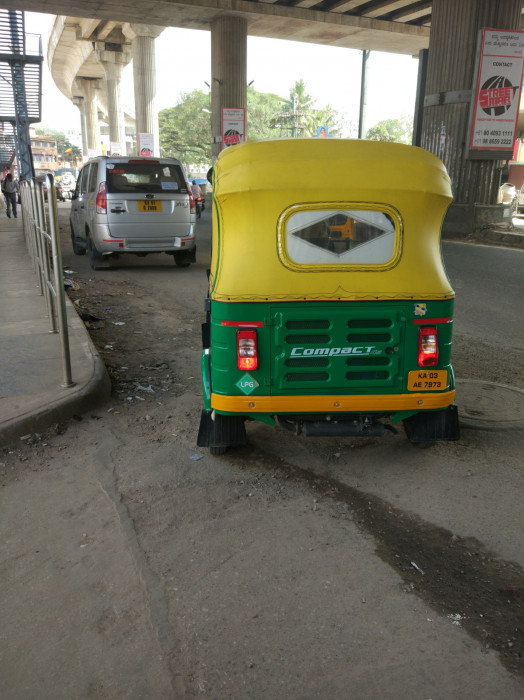
#> input picture sample/19.jpg, 524 x 700 px, given in place of test.png, which was not available
$ jupyter execute --allow-errors Untitled0.ipynb   (older library calls are emulated)
#> lines starting #> are read from the running program, lines starting #| are printed output that depends on the picture; pictures that were not available may be replaced by others from this repository, and a replacement may not be noted
[cell 1]
from google.colab import files

uploaded = files.upload()
#> the answer given: 19.jpg

for fn in uploaded.keys():
  print('User uploaded file "{name}" with length {length} bytes'.format(
      name=fn, length=len(uploaded[fn])))

[cell 2]
import numpy as np
import cv2
from matplotlib import pyplot as plt

[cell 3]
def disp(img) :
  plt.imshow(img, cmap = 'gray')

[cell 4]
filename = "test.png"
img = cv2.imread(filename)
#> img is the input picture: shape (700, 524, 3); mean B, G, R 88.6, 107.7, 108.7

[cell 5]
grey_img = cv2.cvtColor(img, cv2.COLOR_RGB2GRAY)
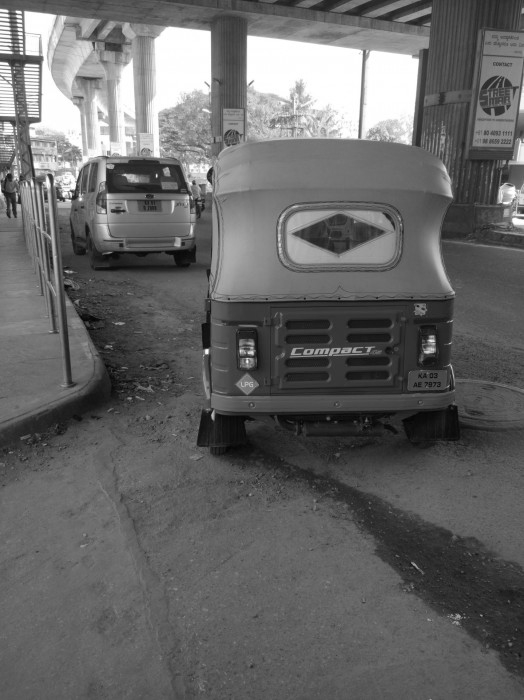
#> grey_img: shape (700, 524); min 3, max 255, mean 102.2
disp(grey_img)

[cell 6]
median_img = cv2.medianBlur(grey_img, 3)
disp(median_img)

[cell 7]
equ_img = cv2.equalizeHist(median_img)
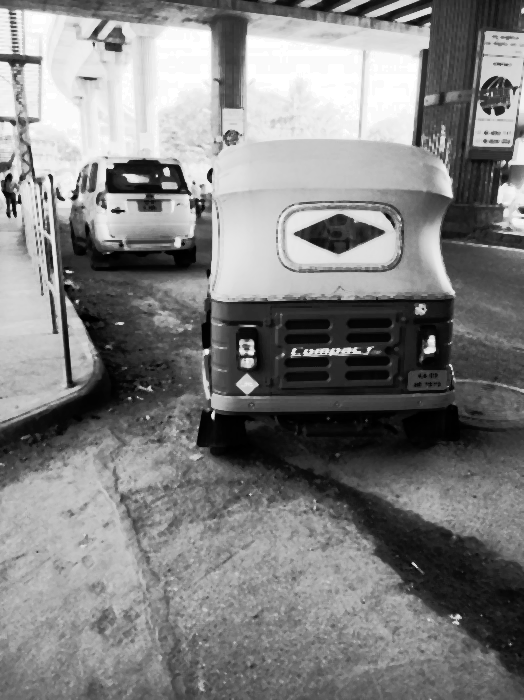
#> equ_img: shape (700, 524); min 0, max 255, mean 128.8
disp(equ_img)

[cell 8]
sobelx64f = cv2.Sobel(equ_img,cv2.CV_64F, 1, 0, ksize=3)
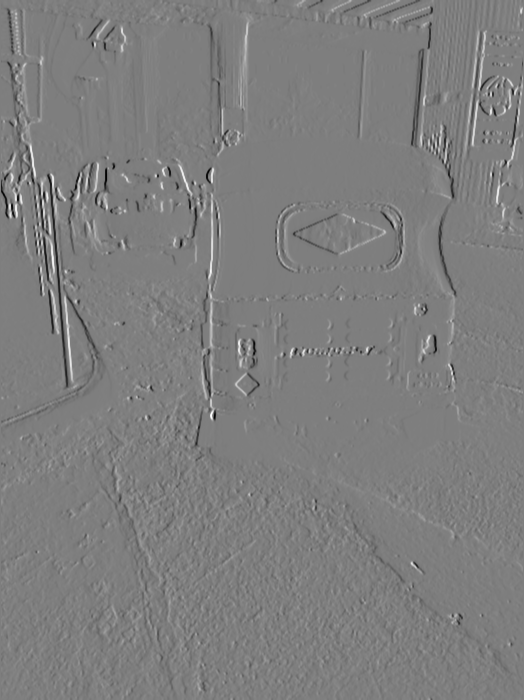
#> sobelx64f: shape (700, 524) float64; min -863, max 875, mean -0.9; drawn with min black and max white
abs_sobel64f = np.absolute(sobelx64f)
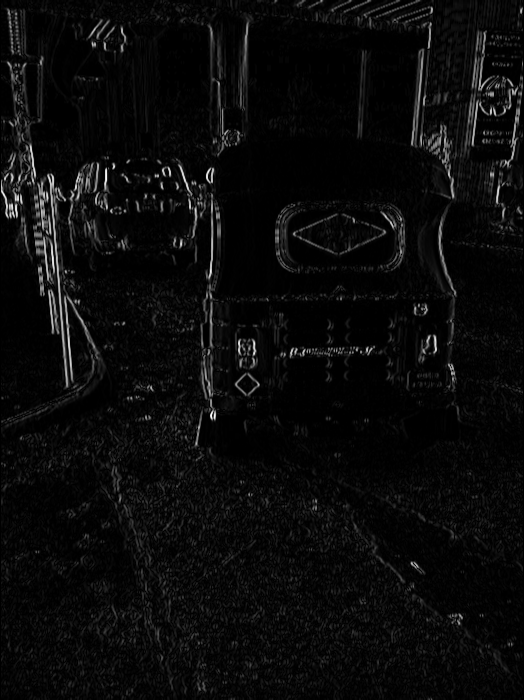
#> abs_sobel64f: shape (700, 524) float64; min 0, max 875, mean 37.5; drawn with min black and max white
sobel_8u = np.uint8(abs_sobel64f)
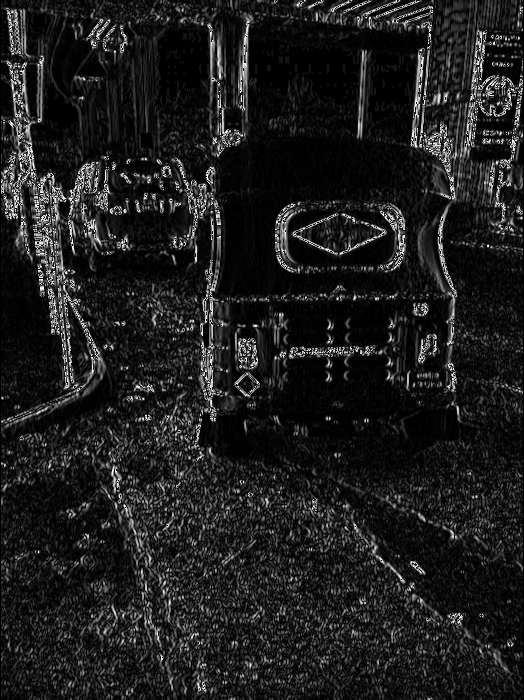
#> sobel_8u: shape (700, 524); min 0, max 255, mean 29.9
disp(sobel_8u)

[cell 9]
mu_grad = int(np.mean(sobel_8u))
#> mu_grad = 29
print(sobel_8u.shape)
#| (700, 524)
ret, thresh_img = cv2.threshold(sobel_8u, 127, 255, cv2.THRESH_BINARY)
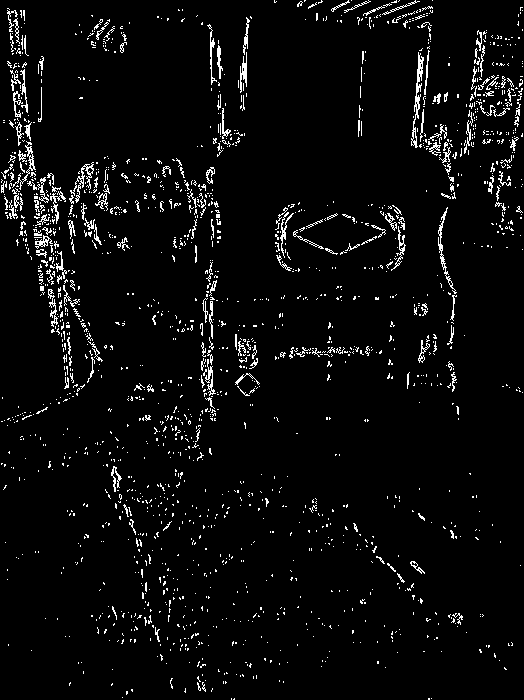
#> thresh_img: shape (700, 524); 4.3% white in thin lines or dots
disp(thresh_img)

[cell 10]
Tmin = 5
Vxmax = 40
height = len(thresh_img)
#> height = 700

$ run again, on sample/29.jpg
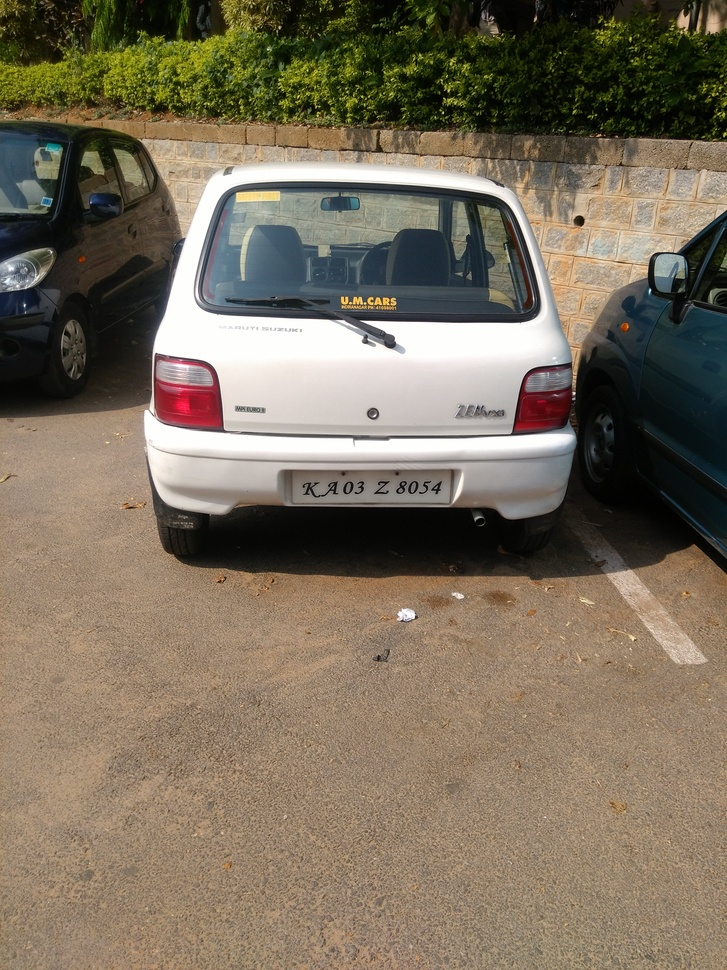
#> input picture sample/29.jpg, 727 x 970 px, shrunk from 3120 x 4160 before the run, given in place of test.png, which was not available
#> img is the input picture: shape (970, 727, 3); mean B, G, R 93.2, 111.3, 122.6
#> `sobel_8u = np.uint8(abs_sobel64f)`:
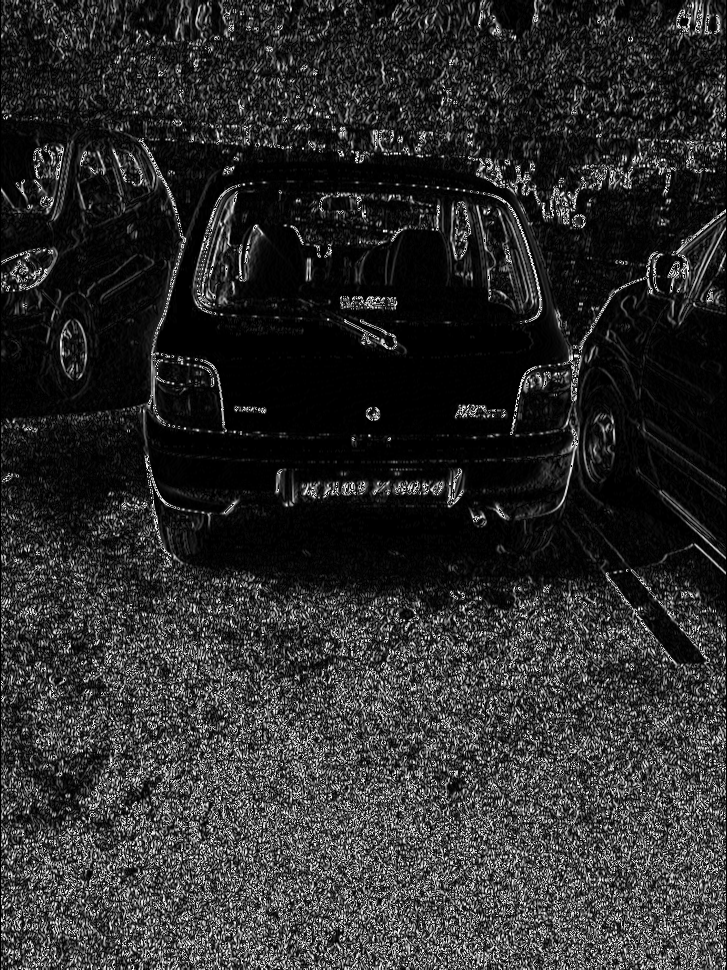
#> sobel_8u: shape (970, 727); min 0, max 255, mean 44.5
#> mu_grad = 44
#| (970, 727)
#> `ret, thresh_img = cv2.threshold(sobel_8u, 127, 255, cv2.THRESH_BINARY)`:
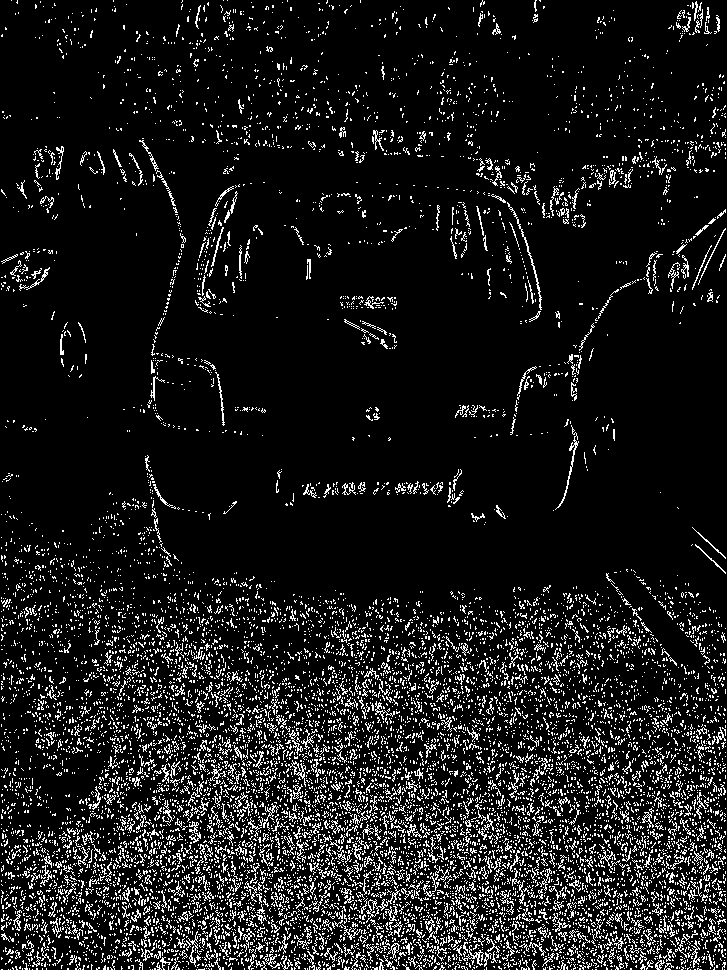
#> thresh_img: shape (970, 727); 10.1% white in thin lines or dots
#> height = 970
